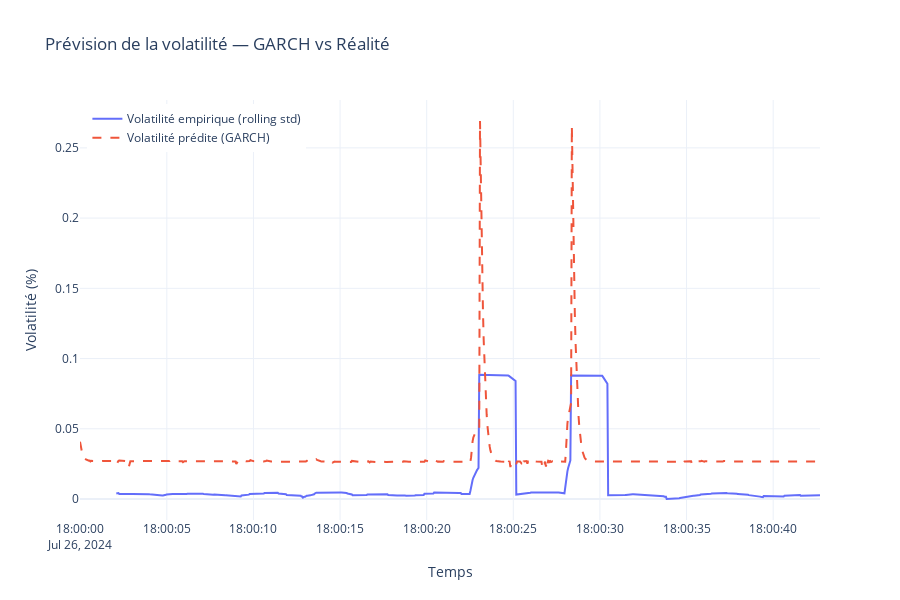

Write notebook code for a chart like this one.
### Code cell
# 1. Préparer la figure
fig = go.Figure()

# 2. Ajouter la volatilité réelle (empirique)
fig.add_trace(go.Scatter(
    x=df_forecast.index,
    y=true_vol.loc[df_forecast.index],
    mode='lines',
    name='Volatilité empirique (rolling std)',
    line=dict(width=2)
))

# 3. Ajouter la volatilité prédite par GARCH
fig.add_trace(go.Scatter(
    x=df_forecast.index,
    y=df_forecast['predicted_vol'],
    mode='lines',
    name='Volatilité prédite (GARCH)',
    line=dict(width=2, dash='dash')
))

# 4. Layout stylé
fig.update_layout(
    title='Prévision de la volatilité — GARCH vs Réalité',
    xaxis_title='Temps',
    yaxis_title='Volatilité (%)',
    template='plotly_white',
    legend=dict(x=0.01, y=0.99),
    height=600
)

fig.show()

### Figure 1 — Plotly figure (JSON) as saved in the notebook; plotly's stock layout.template omitted (floating-point values rounded to 4 significant figures; data arrays with more than 128 entries replaced by an {"elided": "..."} marker saying what was removed)
{"data": [{"line": {"width": 2}, "mode": "lines", "name": "Volatilité empirique (rolling std)", "type": "scatter", "x": {"elided": "1000 str values"}, "y": {"elided": "1000 float values"}}, {"line": {"dash": "dash", "width": 2}, "mode": "lines", "name": "Volatilité prédite (GARCH)", "type": "scatter", "x": {"elided": "1000 str values"}, "y": {"elided": "1000 float values"}}], "layout": {"height": 600, "legend": {"x": 0.01, "y": 0.99}, "title": {"text": "Prévision de la volatilité — GARCH vs Réalité"}, "xaxis": {"title": {"text": "Temps"}}, "yaxis": {"title": {"text": "Volatilité (%)"}}}}
